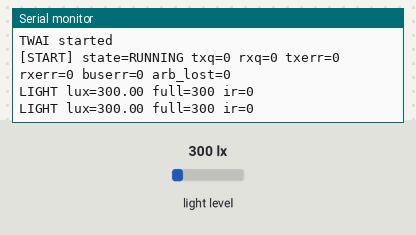
This sketch was run on a simulated ESP32. Parts: the last lines printed to the serial monitor. Inputs (shaded band) come from the test bench; at power-on: light level 300 lx. No CAN messages arrive unless stated.

Above: at 1.5 s.
1.6 s: light level set to 40 lx
At 2.11 s:
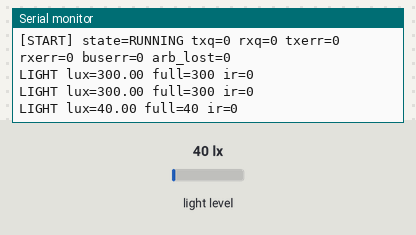
4.6 s: light level set to 500 lx
At 4.61 s:
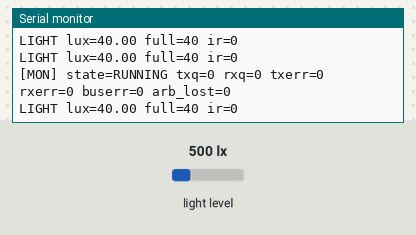
Timing chart, 0 to 7.6 s (numbered marks = the images above; inputs shaded):
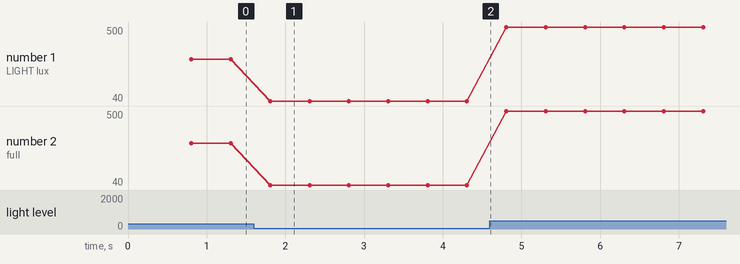

Measured:
- after the input at 1.6 s, the serial monitor: prints a new line after 0.21 s (image 1)
- plotted number 1: 300 → 40 after the input at 1.6 s, 40 → 500 after the input at 4.6 s
- plotted number 2: 300 → 40 after the input at 1.6 s, 40 → 500 after the input at 4.6 s

The sketch:

CAN_ESP32_Slave.ino
```cpp
// =======================================================
// ESP32 (Arduino) + TWAI (CAN) + TSL2591 Light Sensor
//
// Purpose:
// - Read ambient light from TSL2591 over I2C
// - Transmit data via CAN (TWAI driver) with robust auto-recovery
//
// Wiring:
// CAN (TWAI):
//   TX = GPIO16
//   RX = GPIO17
// I2C (TSL2591):
//   SDA = GPIO21
//   SCL = GPIO22
//
// CAN Frames (11-bit standard IDs):
//   0x101 Heartbeat: [seq u8]
//   0x120 Light:     [lux_x100 u32][full u16][ir u16]  (Little Endian)
// =======================================================

#include <Arduino.h>
#include <Wire.h>
#include <Adafruit_Sensor.h>
#include <Adafruit_TSL2591.h>

extern "C" {
  #include "driver/twai.h"
}

// ---------------- Hardware Pins ----------------
static constexpr gpio_num_t CAN_TX_GPIO = GPIO_NUM_16;
static constexpr gpio_num_t CAN_RX_GPIO = GPIO_NUM_17;
static constexpr uint8_t    I2C_SDA_PIN = 21;
static constexpr uint8_t    I2C_SCL_PIN = 22;

// ---------------- CAN Bitrate ----------------
#define USE_500K 1
#if USE_500K
  #define TWAI_TIMING_CFG TWAI_TIMING_CONFIG_500KBITS()
#else
  #define TWAI_TIMING_CFG TWAI_TIMING_CONFIG_250KBITS()
#endif

// ---------------- Timing ----------------
static constexpr uint32_t HEARTBEAT_INTERVAL_MS = 1000;
static constexpr uint32_t LIGHT_INTERVAL_MS     = 500;
static constexpr uint32_t MONITOR_INTERVAL_MS   = 2000;

// ---------------- CAN IDs ----------------
static constexpr uint32_t CAN_ID_HEARTBEAT = 0x101;
static constexpr uint32_t CAN_ID_LIGHT     = 0x120;

// ---------------- Globals ----------------
static bool     g_twAIStarted = false;
static uint32_t g_lastHbMs    = 0;
static uint32_t g_lastLightMs = 0;
static uint32_t g_lastMonMs   = 0;
static uint8_t  g_hbSeq       = 0;

// ---------------- Sensor ----------------
static Adafruit_TSL2591 g_tsl = Adafruit_TSL2591(2591);

// -----------------------------------------------------
// Helpers
// -----------------------------------------------------
static const char* twaiStateToStr(twai_state_t s)
{
  switch (s) {
    case TWAI_STATE_STOPPED:     return "STOPPED";
    case TWAI_STATE_RUNNING:     return "RUNNING";
    case TWAI_STATE_BUS_OFF:     return "BUS_OFF";
    case TWAI_STATE_RECOVERING:  return "RECOVERING";
    default:                     return "UNKNOWN";
  }
}

static void printTwaiStatus(const char* tag)
{
  twai_status_info_t st;
  if (twai_get_status_info(&st) == ESP_OK) {
    Serial.printf("[%s] state=%s txq=%d rxq=%d txerr=%d rxerr=%d buserr=%lu arb_lost=%lu\r\n",
                  tag,
                  twaiStateToStr(st.state),
                  st.msgs_to_tx, st.msgs_to_rx,
                  st.tx_error_counter, st.rx_error_counter,
                  (unsigned long)st.bus_error_count,
                  (unsigned long)st.arb_lost_count);
  } else {
    Serial.printf("[%s] twai_get_status_info failed\r\n", tag);
  }
}

static void packU32LE(uint8_t* dst, uint32_t v)
{
  dst[0] = (uint8_t)(v >> 0);
  dst[1] = (uint8_t)(v >> 8);
  dst[2] = (uint8_t)(v >> 16);
  dst[3] = (uint8_t)(v >> 24);
}

static void packU16LE(uint8_t* dst, uint16_t v)
{
  dst[0] = (uint8_t)(v >> 0);
  dst[1] = (uint8_t)(v >> 8);
}

// -----------------------------------------------------
// TWAI (CAN) lifecycle
// -----------------------------------------------------
static bool twaiStopAndUninstall()
{
  (void)twai_stop(); // ignore result
  const esp_err_t u = twai_driver_uninstall();
  if (u != ESP_OK) {
    Serial.printf("twai_driver_uninstall err=%d\r\n", (int)u);
    return false;
  }
  return true;
}

static bool twaiInstallAndStart()
{
  const twai_general_config_t g_config =
      TWAI_GENERAL_CONFIG_DEFAULT(CAN_TX_GPIO, CAN_RX_GPIO, TWAI_MODE_NORMAL);

  const twai_timing_config_t t_config = TWAI_TIMING_CFG;
  const twai_filter_config_t f_config = TWAI_FILTER_CONFIG_ACCEPT_ALL();

  esp_err_t e = twai_driver_install(&g_config, &t_config, &f_config);
  if (e != ESP_OK) {
    Serial.printf("TWAI install failed err=%d\r\n", (int)e);
    return false;
  }

  // Alerts used in a portable way (no TWAI_ALERT_RECOVERY_SUCCESS)
  const uint32_t alerts =
      TWAI_ALERT_BUS_OFF |
      TWAI_ALERT_ERR_PASS |
      TWAI_ALERT_RX_QUEUE_FULL |
      TWAI_ALERT_TX_FAILED |
      TWAI_ALERT_RECOVERY_IN_PROGRESS;

  (void)twai_reconfigure_alerts(alerts, nullptr);

  e = twai_start();
  if (e != ESP_OK) {
    Serial.printf("TWAI start failed err=%d\r\n", (int)e);
    (void)twai_driver_uninstall();
    return false;
  }

  Serial.println("TWAI started");
  g_twAIStarted = true;
  printTwaiStatus("START");
  return true;
}

static bool canBegin()
{
  // Ensure a clean slate if a driver instance already exists
  (void)twaiStopAndUninstall();
  return twaiInstallAndStart();
}

// If the controller is not RUNNING (bus-off, recovering, stopped), do a hard restart
static void canEnsureRunning()
{
  twai_status_info_t st;
  if (twai_get_status_info(&st) != ESP_OK) {
    g_twAIStarted = false;
    return;
  }

  if (st.state == TWAI_STATE_RUNNING) return;

  Serial.printf("TWAI not RUNNING (state=%s) -> hard restart\r\n", twaiStateToStr(st.state));
  printTwaiStatus("BEFORE_RST");

  g_twAIStarted = false;
  (void)twaiStopAndUninstall();
  (void)twaiInstallAndStart();
}

static void canPollAlerts()
{
  uint32_t alerts = 0;
  const esp_err_t e = twai_read_alerts(&alerts, 0); // non-blocking
  if (e != ESP_OK || alerts == 0) return;

  Serial.printf("ALERTS: 0x%08lX ", (unsigned long)alerts);

  if (alerts & TWAI_ALERT_BUS_OFF)             Serial.print("[BUS_OFF] ");
  if (alerts & TWAI_ALERT_ERR_PASS)            Serial.print("[ERR_PASSIVE] ");
  if (alerts & TWAI_ALERT_RX_QUEUE_FULL)       Serial.print("[RX_FULL] ");
  if (alerts & TWAI_ALERT_TX_FAILED)           Serial.print("[TX_FAILED] ");
  if (alerts & TWAI_ALERT_RECOVERY_IN_PROGRESS)Serial.print("[RECOVERING] ");

  Serial.print("\r\n");
  printTwaiStatus("ALERT");
}

static bool canTransmit(const twai_message_t& msg)
{
  canEnsureRunning();
  if (!g_twAIStarted) return false;

  const esp_err_t err = twai_transmit((twai_message_t*)&msg, pdMS_TO_TICKS(20));
  if (err != ESP_OK) {
    Serial.printf("TX failed err=%d\r\n", (int)err);
    printTwaiStatus("TXFAIL");

    // Mark as down; the next loop iteration will force a restart
    g_twAIStarted = false;
    return false;
  }

  return true;
}

// -----------------------------------------------------
// CAN Messages
// -----------------------------------------------------
static void sendHeartbeat()
{
  twai_message_t msg = {};
  msg.identifier = CAN_ID_HEARTBEAT;
  msg.extd = 0;
  msg.rtr  = 0;
  msg.data_length_code = 1;
  msg.data[0] = g_hbSeq++;
  (void)canTransmit(msg);
}

static void sendLight(uint32_t lux_x100, uint16_t full, uint16_t ir)
{
  twai_message_t msg = {};
  msg.identifier = CAN_ID_LIGHT;
  msg.extd = 0;
  msg.rtr  = 0;
  msg.data_length_code = 8;

  // Payload: [lux_x100 u32][full u16][ir u16] in Little Endian
  packU32LE(&msg.data[0], lux_x100);
  packU16LE(&msg.data[4], full);
  packU16LE(&msg.data[6], ir);

  (void)canTransmit(msg);
}

// -----------------------------------------------------
// Arduino entry points
// -----------------------------------------------------
void setup()
{
  Serial.begin(115200);
  delay(300);

  Serial.println();
  Serial.println("=== ESP32 CAN (TWAI) + TSL2591 ===");

  // I2C init
  Wire.begin(I2C_SDA_PIN, I2C_SCL_PIN);

  // Sensor init
  if (!g_tsl.begin()) {
    Serial.println("TSL2591 not found!");
    while (true) delay(1000);
  }

  g_tsl.setGain(TSL2591_GAIN_MED);
  g_tsl.setTiming(TSL2591_INTEGRATIONTIME_100MS);
  Serial.println("TSL2591 OK");

  // CAN init
  if (!canBegin()) {
    Serial.println("CAN init failed (will retry in loop)");
    g_twAIStarted = false;
  }

  const uint32_t now = millis();
  g_lastHbMs    = now;
  g_lastLightMs = now;
  g_lastMonMs   = now;
}

void loop()
{
  canEnsureRunning();
  canPollAlerts();

  const uint32_t now = millis();

  // Print controller status periodically
  if (now - g_lastMonMs >= MONITOR_INTERVAL_MS) {
    g_lastMonMs = now;
    printTwaiStatus("MON");
  }

  // Heartbeat
  if (now - g_lastHbMs >= HEARTBEAT_INTERVAL_MS) {
    g_lastHbMs = now;
    sendHeartbeat();
  }

  // Read sensor + transmit light data
  if (now - g_lastLightMs >= LIGHT_INTERVAL_MS) {
    g_lastLightMs = now;

    const uint32_t lum  = g_tsl.getFullLuminosity();
    const uint16_t ir   = (uint16_t)(lum >> 16);
    const uint16_t full = (uint16_t)(lum & 0xFFFF);

    float lux = g_tsl.calculateLux(full, ir);
    if (!isfinite(lux) || lux < 0.0f) lux = 0.0f;

    const uint32_t lux_x100 = (uint32_t)(lux * 100.0f);

    Serial.printf("LIGHT lux=%.2f full=%u ir=%u\r\n", lux, full, ir);
    sendLight(lux_x100, full, ir);
  }

  delay(1); // keep loop responsive
}
```
